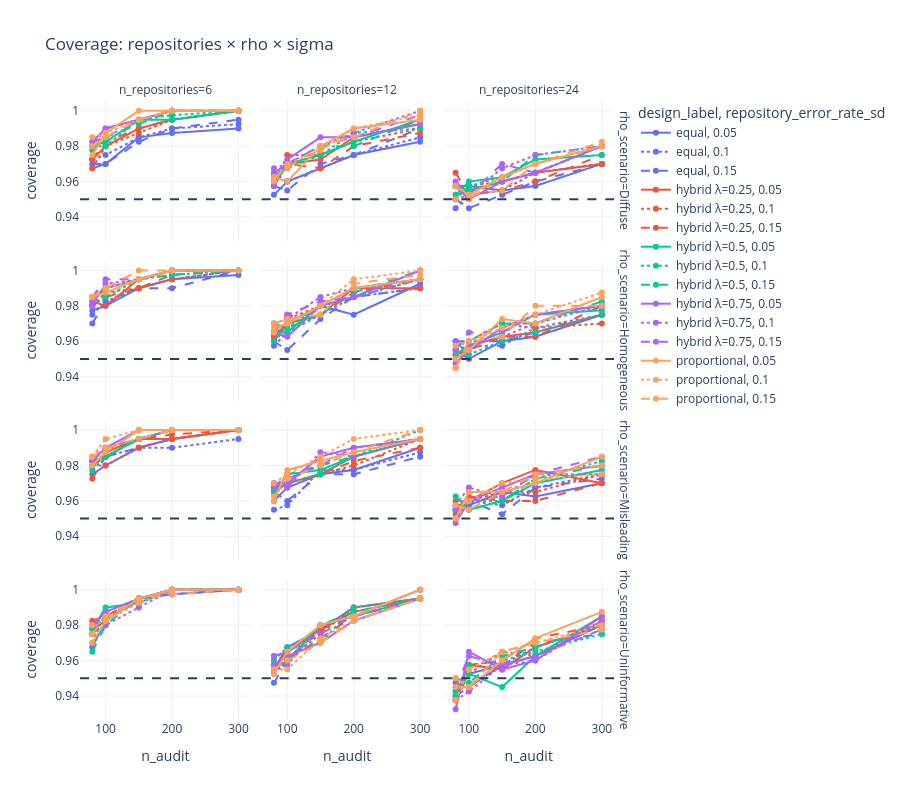
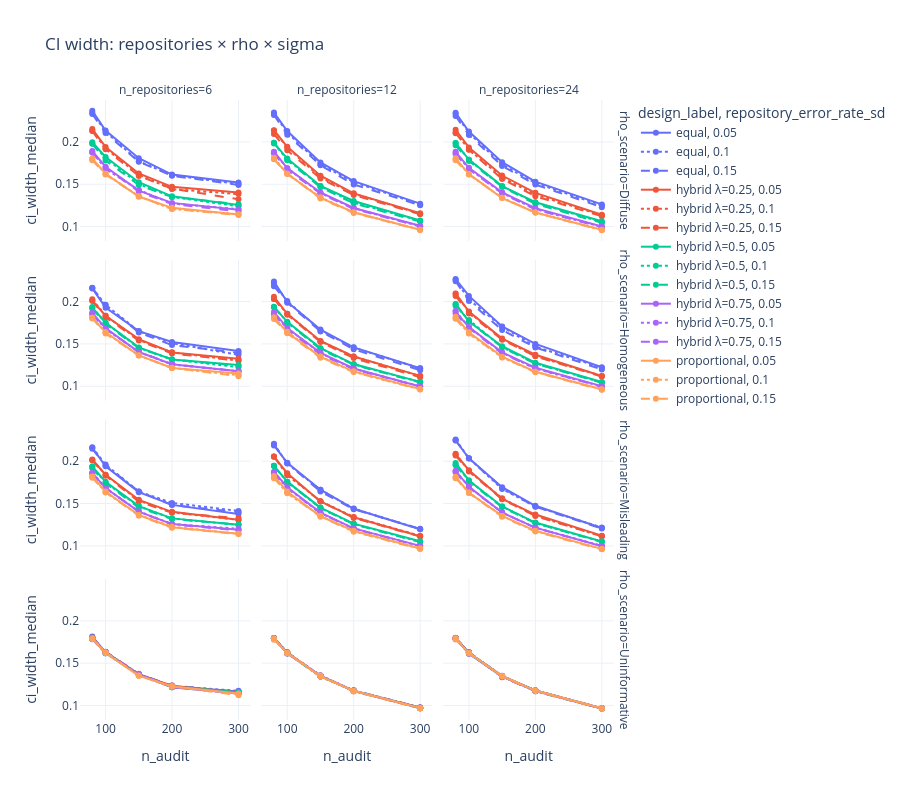
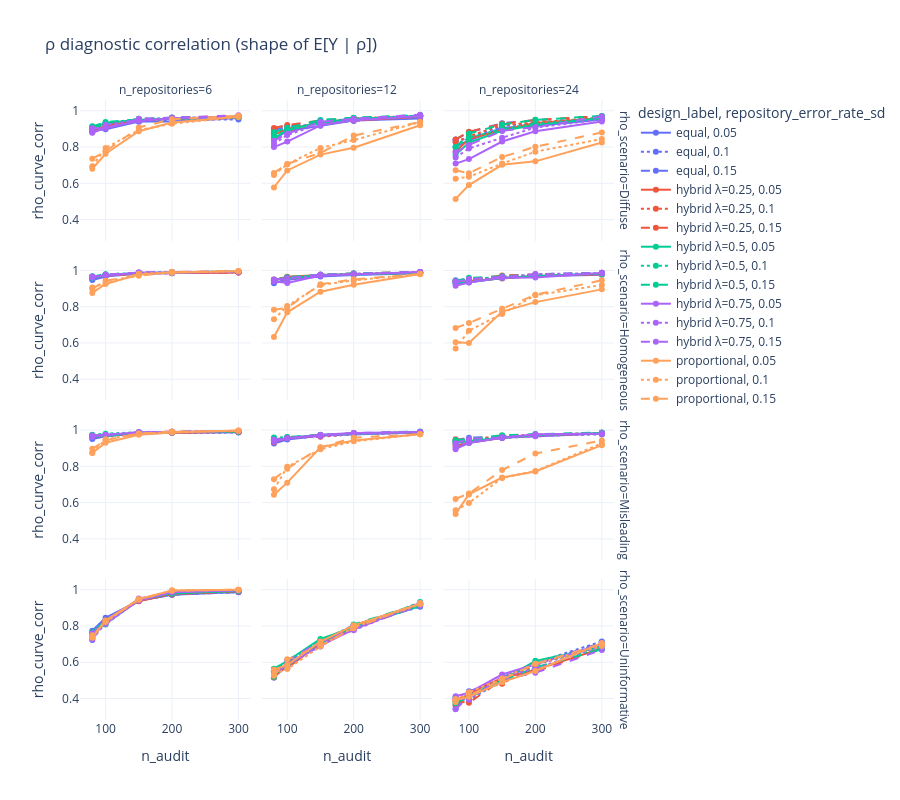
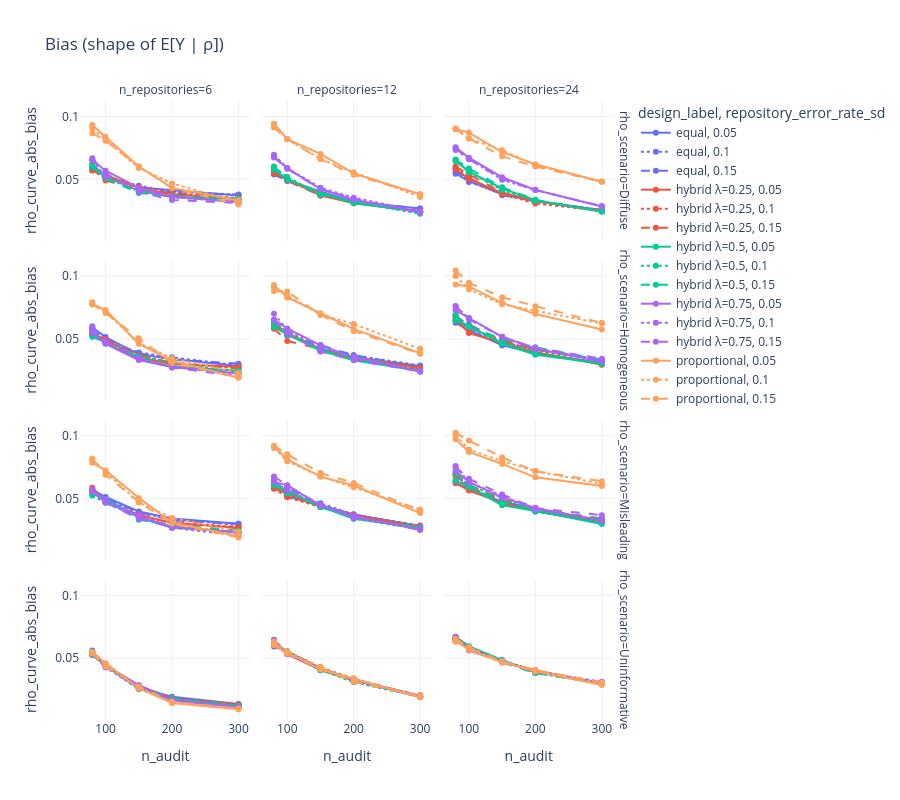

Here is the notebook cell these charts were saved with, in order:
### Code cell
import plotly.express as px

df["design_label"] = df.apply(
    lambda r: (
        f"hybrid λ={r['lambda']}" if r["design_type"] == "hybrid" else r["design_type"]
    ),
    axis=1,
)

cov = df.groupby(
    [
        "n_repositories",
        "rho_scenario",
        "design_label",
        # "lambda",
        "repository_error_rate_sd",
        "design_type",
        "n_audit",
    ],
    as_index=False,
)["coverage"].median()

fig = px.line(
    cov,
    x="n_audit",
    y="coverage",
    color="design_label",
    line_dash="repository_error_rate_sd",
    facet_row="rho_scenario",
    facet_col="n_repositories",
    markers=True,
    title="Coverage: repositories × rho × sigma",
)

fig.add_hline(y=0.95, line_dash="dash")
fig.update_layout(height=800, plot_bgcolor="white", paper_bgcolor="white")
fig.show()

ci = df.groupby(
    [
        "n_repositories",
        "rho_scenario",
        "design_label",
        "repository_error_rate_sd",
        "design_type",
        "n_audit",
    ],
    as_index=False,
)["ci_width_median"].median()

px.line(
    ci,
    x="n_audit",
    y="ci_width_median",
    color="design_label",
    line_dash="repository_error_rate_sd",
    facet_row="rho_scenario",
    facet_col="n_repositories",
    markers=True,
    title="CI width: repositories × rho × sigma",
).update_layout(
    height=800,
    plot_bgcolor="white",
    paper_bgcolor="white",
).show()


rho_corr = df.groupby(
    [
        "n_repositories",
        "rho_scenario",
        "design_label",
        "repository_error_rate_sd",
        "design_type",
        "n_audit",
    ],
    as_index=False,
)["rho_curve_corr"].median()

px.line(
    rho_corr,
    x="n_audit",
    y="rho_curve_corr",
    color="design_label",
    line_dash="repository_error_rate_sd",
    facet_row="rho_scenario",
    facet_col="n_repositories",
    markers=True,
    title="ρ diagnostic correlation (shape of E[Y | ρ])",
).update_layout(
    height=800,
    plot_bgcolor="white",
    paper_bgcolor="white",
).show()

rho_bias = df.groupby(
    [
        "n_repositories",
        "rho_scenario",
        "design_label",
        "repository_error_rate_sd",
        "design_type",
        "n_audit",
    ],
    as_index=False,
)["rho_curve_abs_bias"].median()

px.line(
    rho_bias,
    x="n_audit",
    y="rho_curve_abs_bias",
    color="design_label",
    line_dash="repository_error_rate_sd",
    facet_row="rho_scenario",
    facet_col="n_repositories",
    markers=True,
    title="Bias (shape of E[Y | ρ])",
).update_layout(
    height=800,
    plot_bgcolor="white",
    paper_bgcolor="white",
).show()
